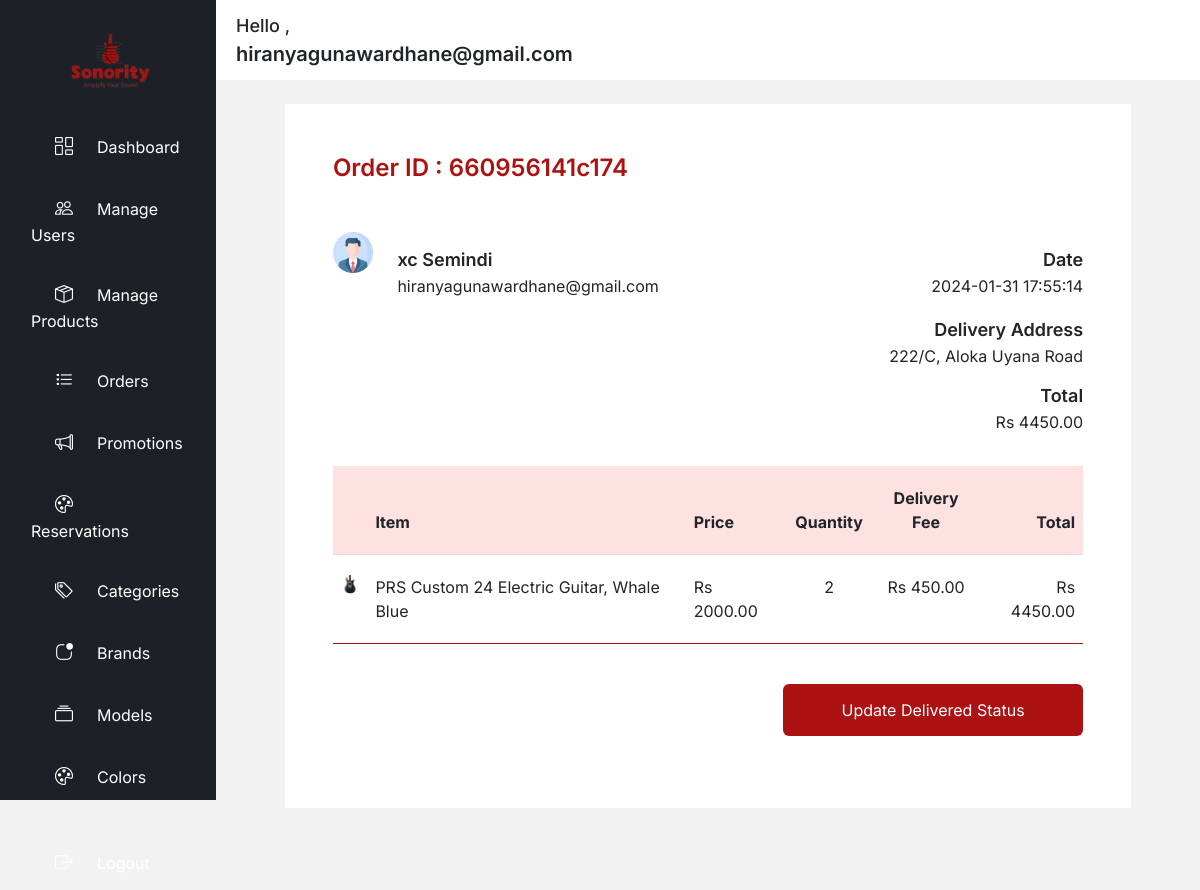
The page /adminSingleOrder.php?id=660956141c174 (signed in) on the database its author committed.
### tables this page shows
CREATE TABLE IF NOT EXISTS `invoice` (
  `order_id` varchar(20) NOT NULL,
  `date_selled` datetime DEFAULT NULL,
  `user_email` varchar(100) NOT NULL,
  `total` varchar(45) DEFAULT NULL,
  `deliver_status_id` int NOT NULL,
  PRIMARY KEY (`order_id`),
  KEY `fk_invoice_user1_idx` (`user_email`),
  KEY `fk_invoice_deliver_status1_idx` (`deliver_status_id`),
  CONSTRAINT `fk_invoice_deliver_status1` FOREIGN KEY (`deliver_status_id`) REFERENCES `deliver_status` (`id`),
  CONSTRAINT `fk_invoice_user1` FOREIGN KEY (`user_email`) REFERENCES `user` (`email`)
);

CREATE TABLE IF NOT EXISTS `user` (
  `fname` varchar(45) DEFAULT NULL,
  `lname` varchar(45) DEFAULT NULL,
  `email` varchar(100) NOT NULL,
  `password` text,
  `gender_id` int NOT NULL,
  `status_id` int NOT NULL,
  `joined_date` datetime DEFAULT NULL,
  `verification_code` varchar(45) DEFAULT NULL,
  `mobile` varchar(10) DEFAULT NULL,
  `profile_img` varchar(100) DEFAULT NULL,
  PRIMARY KEY (`email`),
  KEY `fk_user_gender1_idx` (`gender_id`),
  KEY `fk_user_status1_idx` (`status_id`),
  CONSTRAINT `fk_user_gender1` FOREIGN KEY (`gender_id`) REFERENCES `gender` (`id`),
  CONSTRAINT `fk_user_status1` FOREIGN KEY (`status_id`) REFERENCES `status` (`id`)
);

CREATE TABLE IF NOT EXISTS `user_has_address` (
  `id` int NOT NULL AUTO_INCREMENT,
  `line1` text,
  `line2` text,
  `postal_code` varchar(5) DEFAULT NULL,
  `user_email` varchar(100) NOT NULL,
  `city_id` int NOT NULL,
  PRIMARY KEY (`id`),
  KEY `fk_user_has_address_user1_idx` (`user_email`),
  KEY `fk_user_has_address_city1_idx` (`city_id`),
  CONSTRAINT `fk_user_has_address_city1` FOREIGN KEY (`city_id`) REFERENCES `city` (`id`),
  CONSTRAINT `fk_user_has_address_user1` FOREIGN KEY (`user_email`) REFERENCES `user` (`email`)
);

CREATE TABLE IF NOT EXISTS `invoice_item` (
  `id` int NOT NULL AUTO_INCREMENT,
  `qty` int DEFAULT NULL,
  `product_id` int NOT NULL,
  `invoice_order_id` varchar(20) NOT NULL,
  PRIMARY KEY (`id`),
  KEY `fk_invoice_item_product1_idx` (`product_id`),
  KEY `fk_invoice_item_invoice1_idx` (`invoice_order_id`),
  CONSTRAINT `fk_invoice_item_invoice1` FOREIGN KEY (`invoice_order_id`) REFERENCES `invoice` (`order_id`),
  CONSTRAINT `fk_invoice_item_product1` FOREIGN KEY (`product_id`) REFERENCES `product` (`id`)
);

CREATE TABLE IF NOT EXISTS `product` (
  `id` int NOT NULL AUTO_INCREMENT,
  `title` varchar(80) DEFAULT NULL,
  `description` text,
  `category_id` int NOT NULL,
  `price` double DEFAULT NULL,
  `delivery_fee_colombo` double DEFAULT NULL,
  `delivery_fee_other` double DEFAULT NULL,
  `qty` int DEFAULT NULL,
  `image_path` varchar(100) DEFAULT NULL,
  `status_id` int NOT NULL,
  `added_date` datetime DEFAULT NULL,
  `condition_id` int NOT NULL,
  `rating` tinyint NOT NULL,
  `brand_has_model_id` int NOT NULL,
  PRIMARY KEY (`id`),
  KEY `fk_product_category_idx` (`category_id`),
  KEY `fk_product_status1_idx` (`status_id`),
  KEY `fk_product_condition1_idx` (`condition_id`),
  KEY `fk_product_brand_has_model1_idx` (`brand_has_model_id`),
  CONSTRAINT `fk_product_brand_has_model1` FOREIGN KEY (`brand_has_model_id`) REFERENCES `brand_has_model` (`id`),
  CONSTRAINT `fk_product_category` FOREIGN KEY (`category_id`) REFERENCES `category` (`id`),
  CONSTRAINT `fk_product_condition1` FOREIGN KEY (`condition_id`) REFERENCES `condition` (`id`),
  CONSTRAINT `fk_product_status1` FOREIGN KEY (`status_id`) REFERENCES `status` (`id`)
);

CREATE TABLE IF NOT EXISTS `district` (
  `id` int NOT NULL AUTO_INCREMENT,
  `district_name` varchar(45) DEFAULT NULL,
  `province_id` int NOT NULL,
  PRIMARY KEY (`id`),
  KEY `fk_district_province1_idx` (`province_id`),
  CONSTRAINT `fk_district_province1` FOREIGN KEY (`province_id`) REFERENCES `province` (`id`)
);

### libs/connection.php (called while the page is built, shortened)
<?php
class Database
{
    public static $connection;
    public static function setUpConnection()
    {
        if (!isset(Database::$connection)) {
            Database::$connection = new mysqli("localhost", "root", "Hiru2005@", "sonority_music_shop", "3306");
        }
    }
    public static function search($q)
    {
        return Database::$connection->query($q);
    }
}

### adminSingleOrder.php (the view, shortened to what this page needs)
<?php
require_once "libs/connection.php";
$process = new Process();
$process->checkAdmin();
class Process
{
    public function checkAdmin()
    {
        if ($_SESSION["admin"]) {
            $email = $_SESSION["admin"]["email"];
            $admin = $this->getAdminByEmail($email);
            if ($admin) {
                $id = $_GET["id"];
                $orderDetails = $this->getOrderDetailsById($id);
                $orderItems = $this->getItemsById($id);
                if ($orderDetails) {
                    if ($orderItems) {
                        SingleOrderTemplete::generate($orderDetails, $orderItems);
                    } else {
                        include "404.php";
                    }
                } else {
                    include "404.php";
                }
            } else {
                include "404.php";
            }
        } else {
            include "App/views/notLogged_user_templete.php";
        }
    }
    private function getOrderDetailsById($id)
    {
        $result = $this->search("SELECT * FROM `invoice` INNER JOIN `user` ON `user`.`email`=`invoice`.`user_email`
        INNER JOIN `user_has_address` ON `user_has_address`.`user_email`=`user`.`email` INNER JOIN `city` ON `city`.`id`=`user_has_address`.`city_id`
        INNER JOIN `district` ON `district`.`id`=`city`.`district_id` WHERE `order_id`='" . $id . "'");
        return $result->num_rows > 0 ? $result->fetch_assoc() : null;
    }
    private function getItemsById($id)
    {
        $result = $this->search("SELECT `image_path`,`title`,`price`,`invoice_item`.`qty`,`delivery_fee_colombo`,`delivery_fee_other` FROM `invoice` INNER JOIN `invoice_item` ON `invoice`.`order_id`=`invoice_item`.`invoice_order_id`
        INNER JOIN `user` ON `user`.`email`=`invoice`.`user_email` INNER JOIN `product` ON `product`.`id`=`invoice_item`.`product_id`
        INNER JOIN `user_has_address` ON `user_has_address`.`user_email`=`user`.`email` WHERE `order_id`='" . $id . "'");
        return $result->num_rows > 0 ? $result : null;
    }
    private function getAdminByEmail($email)
    {
        $result = $this->search("SELECT * FROM `admin` WHERE `email`='" . $email . "'");
        return $result->num_rows > 0 ? $result->fetch_assoc() : null;
    }
    private function search($q)
    {
        return Database::search($q);
    }
}
?>
<?php
class SingleOrderTemplete
{
    public static function generate($orderDetails, $orderItems)
    {
?>
        <!DOCTYPE html>
        <html lang="en">
        <head>
            <link rel="stylesheet" href="assets/plugin/bootstrap/css/bootstrap.css">
            <link rel="stylesheet" href="assets/css/style.css">
            <script src="https://cdn.tailwindcss.com"></script>
            <link rel="stylesheet" href="https://cdn.jsdelivr.net/npm/bootstrap-icons@1.11.3/font/bootstrap-icons.min.css">
            <link rel="stylesheet" type="text/css" href="https://www.shieldui.com/shared/components/latest/css/light-bootstrap/all.min.css" />
        </head>
        <body class="bg-[#f2f2f2]">
            <div class="container-fluid vh-100">
                <div class="row">
                    <?php
                    include "App/includes/adminDshboardMenu.php";
                    ?>
                    <div class=" lg:w-[82%] h-[5rem] bg-white ">
                        <?php
                        include "App/includes/adminDashbordHeader.php";
                        ?>
                        <div class="row mt-4 ">
                            <div class="w-[86%] bg-white pt-5 ps-5 pe-5 pb-5 ml-[7%] ">
                                <span class="mb-[35px] text-2xl text-[#AD1212] fw-semibold">Order ID : <?php echo $orderDetails["order_id"]; ?></span>
                            </div>
                            <div class="w-[86%] bg-white pb-5 pe-5 ps-5 ml-[7%]" style="overflow-y: scroll; height:36rem;">
                                <div class="row">
                                    <div class="col-12 items-center">
                                        <div class="row">
                                            <div class="col-1">
                                                <img src="assets/img/profile_images/Hiranya_65f6eb066d59d.png" alt="">
                                            </div>
                                            <div class="col-5 items-center pt-[14px]">
                                                <span class="text-lg font-semibold"><?php echo $orderDetails["fname"] . " " . $orderDetails["lname"]; ?></span><br>
                                                <span><?php echo $orderDetails["user_email"]; ?></span>
                                            </div>
                                            <div class="col-6  text-end pt-[14px]">
                                                <span class="text-lg font-semibold">Date</span><br>
                                                <span><?php echo $orderDetails["date_selled"]; ?></span>
                                            </div>
                                        </div>
                                    </div>
                                    <div class="col-12 items-center mt-1">
                                        <div class="row">
                                            <div class="col-12  text-end items-center pt-[14px]">
                                                <span class="text-lg font-semibold">Delivery Address</span><br>
                                                <span><?php echo $orderDetails["line1"] . " " . $orderDetails["line2"]; ?></span>
                                            </div>
                                            <div class="col-12  text-end pt-[14px]">
                                                <span class="text-lg font-semibold">Total</span><br>
                                                <span>Rs <?php echo $orderDetails["total"]; ?>.00</span>
                                            </div>
                                        </div>
                                    </div>
                                    <div class="col-12 mt-4 px-4 pt-2 ">
                                        <div class="row">
                                            <table class="table hover:cursor-pointer">
                                                <thead class="bg-red-100 ">
                                                    <tr>
                                                        <th scope="col"></th>
                                                        <th scope="col">Item</th>
                                                        <th scope="col">Price</th>
                                                        <th class="text-center" scope="col">Quantity</th>
                                                        <th class="text-center" scope="col">Delivery Fee</th>
                                                        <th class="text-end" scope="col">Total</th>
                                                    </tr>
                                                </thead>
                                                <tbody class="">
                                                    <?php
                                                    while ($item =  $orderItems->fetch_assoc()) {
                                                    ?>
                                                        <tr class="border-[#AD1212]">
                                                            <th scope="row">
                                                                <img src="<?php echo $item["image_path"]; ?>" width="20px" height="20px" alt="">
                                                            </th>
                                                            <td><?php echo $item["title"]; ?></td>
                                                            <td>Rs <?php echo $item["price"]; ?>.00</td>
                                                            <td class="text-center"><?php echo $item["qty"]; ?></td>
                                                            <td class="text-center">Rs <?php $df = $orderDetails["district_name"] == "Colombo" ? $item["delivery_fee_colombo"] : $item["delivery_fee_other"];
                                                                                        echo $df; ?>.00</td>
                                                            <td class="text-end">
                                                                Rs <?php echo (int)$item["price"] * (int)$item["qty"] + (int)$df; ?>.00
                                                            </td>
                                                        </tr>
                                                    <?php
                                                    }
                                                    ?>
                                                </tbody>
                                            </table>
                                        </div>
                                    </div>
                                    <div class="mt-4 col-12 text-end">
                                        <button onclick="updateDelivery('<?php echo $orderDetails['order_id']; ?>');" class="bg-[#AD1212] w-[40%] text-white p-[14px] rounded ">Update Delivered Status</button>
                                    </div>
                                </div>
                            </div>
                        </div>
                    </div>
                </div>
            </div>
        </body>
        </html>
<?php
    }
}
?>

### assets/css/style.css (style rules this page uses)
* { font-family: "Inter", sans-serif; font-optical-sizing: auto; font-style: normal; font-variation-settings: "slnt" 0; }
body { margin: 0 !important; }
.table td, .table th { padding-top: 55px; padding-bottom: 55px; }

### adminSingleOrder.php (style rules this page uses)
.table td, .table th { padding-top: 20px; padding-bottom: 20px; }

### rows shown on the page
invoice: order_id "660956141c174", user_email.fname "xc", user_email.lname "Semindi", user_has_address.user_email "hiranyagunawardhane@gmail.com", date_selled "2024-01-31 17:55:14", user_has_address.line1 "222/C,", user_has_address.line2 "Aloka Uyana Road", total "4450"
invoice_item: product.image_path (picture), product.title "PRS Custom 24 Electric Guitar, Whale Blue", product.price "2000", qty "2", (int)$item["price"] * (int)$item["qty"] + (int)$df "4450"
district: district_name.delivery_fee_colombo "450"

### other values the page prints
$_SESSION["admin"]["email"] "hiranyagunawardhane@gmail.com"
